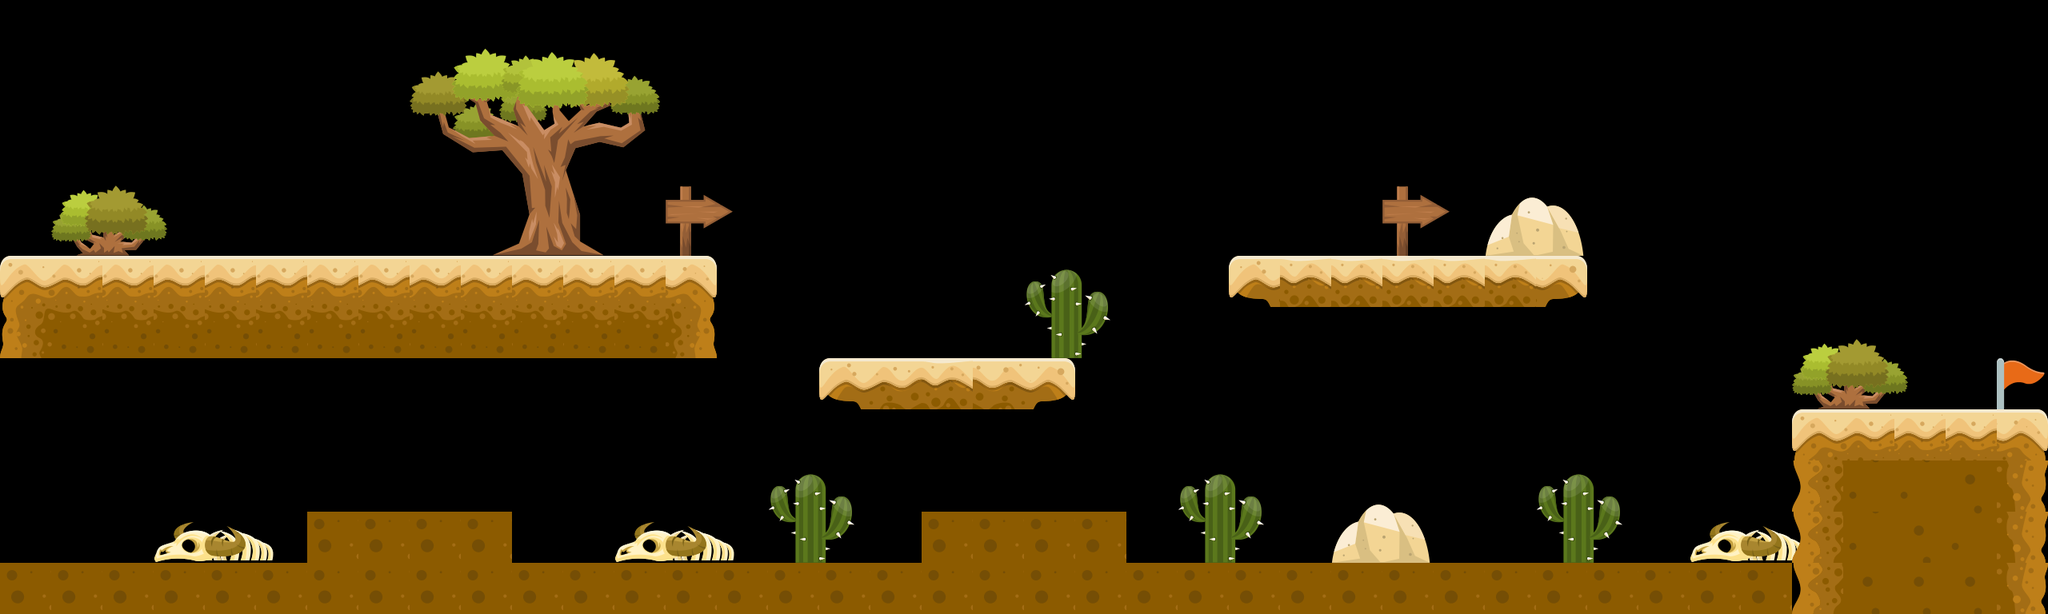

Below is a game level as drawn by its tile map, then a one-line description and the .tmx file that defines it, in full:
An orthogonal 40x12 tile map with 64x64 px tiles, 1 tile layer (Tile Layer 1), 10 tilesets and 29 objects.

<map version="1.5" tiledversion="1.7.2" orientation="orthogonal" renderorder="right-down" width="40" height="12" tilewidth="64" tileheight="64" infinite="0" nextlayerid="10" nextobjectid="81">
 <editorsettings>
  <export target="level1.lua" format="lua" />
 </editorsettings>
 <tileset firstgid="1" name="platformer" tilewidth="64" tileheight="64" tilecount="9" columns="3">
  <image source="tileset.png" width="192" height="192" />
 </tileset>
 <tileset firstgid="10" name="Flag" tilewidth="64" tileheight="64" tilecount="1" columns="1">
  <image source="flag.png" width="64" height="64" />
 </tileset>
 <tileset firstgid="11" name="DesertTiles" tilewidth="64" tileheight="64" tilecount="64" columns="32">
  <image source="DesertTiles.png" width="2048" height="128" />
 </tileset>
 <tileset firstgid="75" name="Tree" tilewidth="313" tileheight="260" tilecount="1" columns="1">
  <image source="DesertTileset/Objects/Tree.png" width="313" height="260" />
 </tileset>
 <tileset firstgid="76" name="StoneBlock" tilewidth="101" tileheight="99" tilecount="1" columns="1">
  <image source="DesertTileset/Objects/StoneBlock.png" width="101" height="99" />
 </tileset>
 <tileset firstgid="77" name="Stone" tilewidth="124" tileheight="73" tilecount="1" columns="1">
  <image source="DesertTileset/Objects/Stone.png" width="124" height="73" />
 </tileset>
 <tileset firstgid="78" name="Bush (1)" tilewidth="145" tileheight="88" tilecount="1" columns="1">
  <image source="DesertTileset/Objects/Bush (1).png" width="145" height="88" />
 </tileset>
 <tileset firstgid="79" name="Skeleton" tilewidth="150" tileheight="51" tilecount="1" columns="1">
  <image source="DesertTileset/Objects/Skeleton.png" width="150" height="51" />
 </tileset>
 <tileset firstgid="80" name="Cactus (1)" tilewidth="108" tileheight="111" tilecount="1" columns="1">
  <image source="DesertTileset/Objects/Cactus (1).png" width="108" height="111" />
 </tileset>
 <tileset firstgid="81" name="SignArrow" tilewidth="84" tileheight="87" tilecount="1" columns="1">
  <image source="DesertTileset/Objects/SignArrow.png" width="84" height="87" />
 </tileset>
 <layer id="1" name="Tile Layer 1" width="40" height="12">
  <data encoding="csv">
0,0,0,0,0,0,0,0,0,0,0,0,0,0,0,0,0,0,0,0,0,0,0,0,0,0,0,0,0,0,0,0,0,0,0,0,0,0,0,0,
0,0,0,0,0,0,0,0,0,0,0,0,0,0,0,0,0,0,0,0,0,0,0,0,0,0,0,0,0,0,0,0,0,0,0,0,0,0,0,0,
0,0,0,0,0,0,0,0,0,0,0,0,0,0,0,0,0,0,0,0,0,0,0,0,0,0,0,0,0,0,0,0,0,0,0,0,0,0,0,0,
0,0,0,0,0,0,0,0,0,0,0,0,0,0,0,0,0,0,0,0,0,0,0,0,0,0,0,0,0,0,0,0,0,0,0,0,0,0,0,0,
0,78,0,0,0,0,0,0,75,0,0,0,0,81,0,0,0,0,0,0,0,0,0,0,0,0,0,81,0,77,0,0,0,0,0,0,0,0,0,0,
11,12,12,12,12,12,12,12,12,12,12,12,12,16,0,0,0,0,0,0,0,0,0,0,37,39,39,39,39,39,42,0,0,0,0,0,0,0,0,0,
43,44,44,44,44,44,44,44,44,44,44,44,44,48,0,0,0,0,0,0,80,0,0,0,0,0,0,0,0,0,0,0,0,0,0,0,0,0,0,0,
0,0,0,0,0,0,0,0,0,0,0,0,0,0,0,0,37,38,39,41,42,0,0,0,0,0,0,0,0,0,0,0,0,0,0,78,0,0,0,10,
0,0,0,0,0,0,0,0,0,0,0,0,0,0,0,0,0,0,0,0,0,0,0,0,0,0,0,0,0,0,0,0,0,0,0,11,12,12,12,16,
0,0,0,0,0,0,0,0,0,0,0,0,0,0,0,0,0,0,0,0,0,0,0,0,0,0,0,0,0,0,0,0,0,0,0,49,51,51,19,36,
0,0,0,79,0,0,35,35,35,35,0,0,79,0,0,80,0,0,35,35,35,35,0,80,0,0,77,0,0,0,80,0,0,79,0,49,51,19,51,36,
35,35,35,35,35,35,35,35,35,35,35,35,35,35,35,35,35,35,35,35,35,35,35,35,35,35,35,35,35,35,35,35,35,35,35,49,19,19,19,36
</data>
 </layer>
 <objectgroup id="9" name="DangerZone">
  <object id="63" x="4.92639" y="699.548" width="2234.12" height="66.5063" />
 </objectgroup>
 <objectgroup id="7" name="Coins">
  <object id="50" x="894.703" y="192.183" width="58.1395" height="56.5245" />
  <object id="51" x="1025.52" y="64.5995" width="59.7545" height="56.5245" />
  <object id="52" x="1151.49" y="190.568" width="56.5245" height="62.9845" />
  <object id="55" x="1537.47" y="125.969" width="56.5245" height="59.7545" />
  <object id="56" x="1665.05" y="66.2145" width="54.9096" height="59.7545" />
  <object id="57" x="1792.64" y="130.814" width="59.7545" height="51.6796" />
  <object id="59" x="2062.19" y="192.568" width="50.9845" height="53.3695" />
  <object id="60" x="2173.77" y="125.969" width="61.3695" height="61.3695" />
  <object id="61" x="2304.59" y="190.568" width="58.1395" height="61.3695" />
  <object id="62" x="2428.94" y="319.767" width="56.5245" height="59.7545" />
  <object id="70" x="1024.69" y="194.593" width="61.5799" height="54.1903" />
  <object id="71" x="897.835" y="71.4327" width="61.5799" height="54.1903" />
  <object id="73" x="1156.47" y="73.8959" width="61.5799" height="54.1903" />
  <object id="74" x="1026.46" y="282.142" width="58.5799" height="40.1903" />
  <object id="75" x="1153.4" y="277.752" width="61.5799" height="44.1903" />
  <object id="76" x="1282.56" y="281.289" width="61.5799" height="40.1903" />
 </objectgroup>
 <objectgroup id="4" name="Enemies">
  <object id="33" x="1153.1" y="390.827" width="61.3695" height="53.2946" />
  <object id="34" x="1612.76" y="259.168" width="49.0594" height="56.2145" />
 </objectgroup>
 <objectgroup id="5" name="Flag">
  <object id="39" x="2495.16" y="447.351" width="59.7545" height="62.9845" />
 </objectgroup>
 <objectgroup id="6" name="Start">
  <object id="41" x="66.597" y="131.988" width="54.9096" height="59.7545" />
 </objectgroup>
 <objectgroup id="3" name="Platforms">
  <object id="25" x="6.45995" y="318.152" width="893.088" height="79.1344" />
  <object id="28" x="1025.52" y="444.121" width="316.537" height="56.5245" />
  <object id="29" x="1539.08" y="324.612" width="444.121" height="66.2145" />
  <object id="30" x="2243.22" y="513.566" width="318.152" height="62.9845" />
  <object id="65" x="-68.9695" y="0" width="71.4327" height="768.517" />
  <object id="66" x="2559.26" y="-2.4632" width="73.8959" height="768.517" />
  <object id="68" x="2524.78" y="-908.919" width="115.77" height="903.993" />
  <object id="69" x="-133.013" y="-960.647" width="128.086" height="960.647" />
 </objectgroup>
</map>
